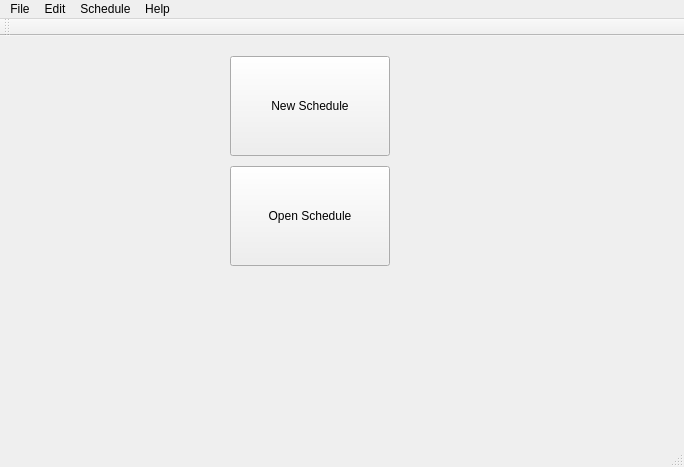
<?xml version="1.0" encoding="UTF-8"?>
<ui version="4.0">
 <class>MainWindow</class>
 <widget class="QMainWindow" name="MainWindow">
  <property name="geometry">
   <rect>
    <x>0</x>
    <y>0</y>
    <width>684</width>
    <height>467</height>
   </rect>
  </property>
  <property name="windowTitle">
   <string>Scheduler</string>
  </property>
  <widget class="QWidget" name="centralWidget">
   <widget class="QPushButton" name="pushButtonNew">
    <property name="geometry">
     <rect>
      <x>230</x>
      <y>20</y>
      <width>160</width>
      <height>100</height>
     </rect>
    </property>
    <property name="text">
     <string>New Schedule</string>
    </property>
   </widget>
   <widget class="QPushButton" name="pushButtonOpen">
    <property name="geometry">
     <rect>
      <x>230</x>
      <y>130</y>
      <width>160</width>
      <height>100</height>
     </rect>
    </property>
    <property name="text">
     <string>Open Schedule</string>
    </property>
   </widget>
  </widget>
  <widget class="QMenuBar" name="menuBar">
   <property name="geometry">
    <rect>
     <x>0</x>
     <y>0</y>
     <width>684</width>
     <height>20</height>
    </rect>
   </property>
   <widget class="QMenu" name="menuFile">
    <property name="title">
     <string>File</string>
    </property>
    <addaction name="actionNew_Schedule"/>
    <addaction name="actionOpen_Schedule"/>
    <addaction name="separator"/>
    <addaction name="actionSave_Schedule"/>
    <addaction name="actionSave_As"/>
    <addaction name="actionExport_xls"/>
    <addaction name="actionExport_as"/>
   </widget>
   <widget class="QMenu" name="menuEdit">
    <property name="title">
     <string>Edit</string>
    </property>
    <addaction name="actionPreferences"/>
   </widget>
   <widget class="QMenu" name="menuSchedule">
    <property name="title">
     <string>Schedule</string>
    </property>
    <addaction name="actionAuto"/>
    <addaction name="actionAuto_Block"/>
    <addaction name="actionAuto_Assign"/>
    <addaction name="actionView_open_shifts"/>
    <addaction name="actionSettings"/>
   </widget>
   <widget class="QMenu" name="menuHelp">
    <property name="title">
     <string>Help</string>
    </property>
    <addaction name="actionManual"/>
    <addaction name="actionAbout"/>
   </widget>
   <addaction name="menuFile"/>
   <addaction name="menuEdit"/>
   <addaction name="menuSchedule"/>
   <addaction name="menuHelp"/>
  </widget>
  <widget class="QToolBar" name="mainToolBar">
   <attribute name="toolBarArea">
    <enum>TopToolBarArea</enum>
   </attribute>
   <attribute name="toolBarBreak">
    <bool>false</bool>
   </attribute>
  </widget>
  <widget class="QStatusBar" name="statusBar"/>
  <action name="actionNew_Schedule">
   <property name="text">
    <string>New Schedule</string>
   </property>
   <property name="shortcut">
    <string>Ctrl+N</string>
   </property>
  </action>
  <action name="actionOpen_Schedule">
   <property name="text">
    <string>Open Schedule</string>
   </property>
   <property name="shortcut">
    <string>Ctrl+O</string>
   </property>
  </action>
  <action name="actionExport_xls">
   <property name="text">
    <string>Export..</string>
   </property>
   <property name="shortcut">
    <string>Ctrl+X</string>
   </property>
  </action>
  <action name="actionSave_Schedule">
   <property name="text">
    <string>Save..</string>
   </property>
   <property name="shortcut">
    <string>Ctrl+S</string>
   </property>
  </action>
  <action name="actionSave_As">
   <property name="text">
    <string>Save As..</string>
   </property>
   <property name="shortcut">
    <string>Ctrl+Shift+S</string>
   </property>
  </action>
  <action name="actionExport_as">
   <property name="text">
    <string>Export as..</string>
   </property>
   <property name="shortcut">
    <string>Ctrl+Shift+X</string>
   </property>
  </action>
  <action name="actionAuto_Assign">
   <property name="text">
    <string>Auto Assign</string>
   </property>
   <property name="shortcut">
    <string>Ctrl+A</string>
   </property>
  </action>
  <action name="actionPreferences">
   <property name="text">
    <string>Preferences</string>
   </property>
  </action>
  <action name="actionSettings">
   <property name="text">
    <string>Settings</string>
   </property>
  </action>
  <action name="actionAuto_Block">
   <property name="text">
    <string>Auto Block</string>
   </property>
   <property name="shortcut">
    <string>Ctrl+B</string>
   </property>
  </action>
  <action name="actionAuto">
   <property name="text">
    <string>Auto...</string>
   </property>
   <property name="shortcut">
    <string>Ctrl+R</string>
   </property>
  </action>
  <action name="actionView_open_shifts">
   <property name="text">
    <string>View open shifts</string>
   </property>
   <property name="shortcut">
    <string>Ctrl+V</string>
   </property>
  </action>
  <action name="actionManual">
   <property name="text">
    <string>Manual</string>
   </property>
  </action>
  <action name="actionAbout">
   <property name="text">
    <string>About</string>
   </property>
  </action>
 </widget>
 <layoutdefault spacing="6" margin="11"/>
 <resources/>
 <connections>
  <connection>
   <sender>menuBar</sender>
   <signal>hovered(QAction*)</signal>
   <receiver>MainWindow</receiver>
   <slot>updateMenu()</slot>
   <hints>
    <hint type="sourcelabel">
     <x>20</x>
     <y>5</y>
    </hint>
    <hint type="destinationlabel">
     <x>39</x>
     <y>65</y>
    </hint>
   </hints>
  </connection>
 </connections>
 <slots>
  <slot>updateMenu()</slot>
 </slots>
</ui>
